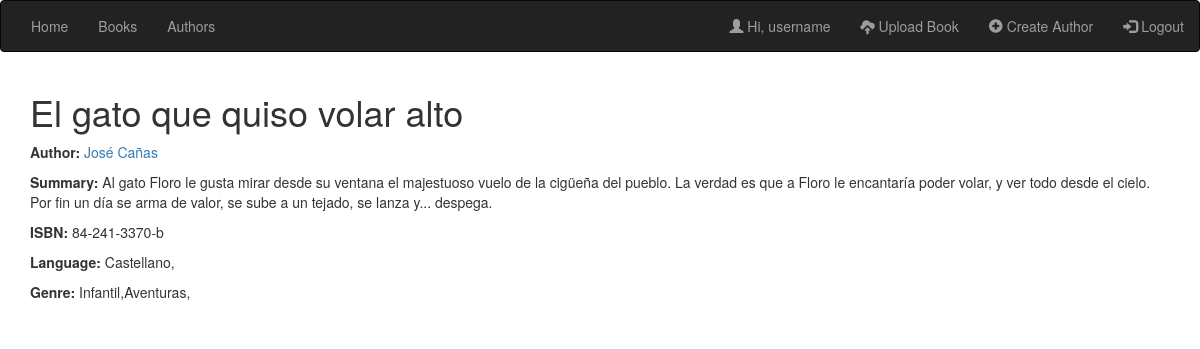
Page /book/1 (signed in) on the earlier database version.
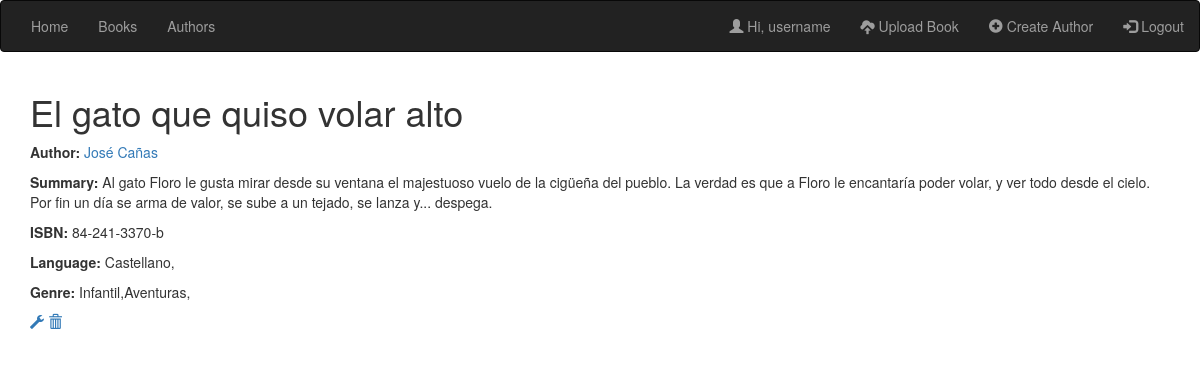
Same page on the later database version.
### catalog/views.py (the view)
# urls.py: path('book/<int:pk>', views.BookDetailView.as_view(), name='book_detail'),
class BookDetailView(generic.DetailView):
    template_name = 'catalog/book_detail.html'
    model = Book

### catalog/models.py (called while the page is built)
    def __str__(self):
        return self.name

    def __str__(self):
        return self.language

    def __str__(self):
        return '%s  %s' % (self.first_name, self.second_name)

### templates/catalog/book_detail.html (shortened to what this page needs)
{% extends 'generic.html' %}
{% block content %}
    <div class="container">
        <div class="list-group" vocab="http://schema.org/" typeof="Book">
            <h1><span property="name" >{{ book.title }}</span></h1>
            <span property="author" typeof="Person"><p><strong>Author:</strong> <a href="{% url 'author_detail' book.author.pk %}">{{ book.author }}</a></p></span>
            <p><strong>Summary:</strong> <span property="description">{{ book.summary }}</span></p>
            <p><strong>ISBN:</strong> <span property="isbn" > {{ book.isbn }} </span></p>
            <p><strong>Language:</strong> <span property="inLanguage">{% for l in book.language.all %}{{ l }},{% endfor %}</span></p>
            <p><strong>Genre:</strong> <span property="genre"> {% for g in book.genre.all %}{{ g }},{% endfor %} </span></p>
        {% if user == book.user %}
            <a href="{% url 'book_update' book.pk %}"><span class="glyphicon glyphicon-wrench"></span></a>
            <a href="{% url 'book_delete' book.pk %}"><span class="glyphicon glyphicon-trash"></span></a>
        {% endif %}
          </div>
    </div>
{% endblock %}

Differences in the rows shown:
changed Book "El gato que quiso volar alto": user_id 1 → 3 (drawn)
